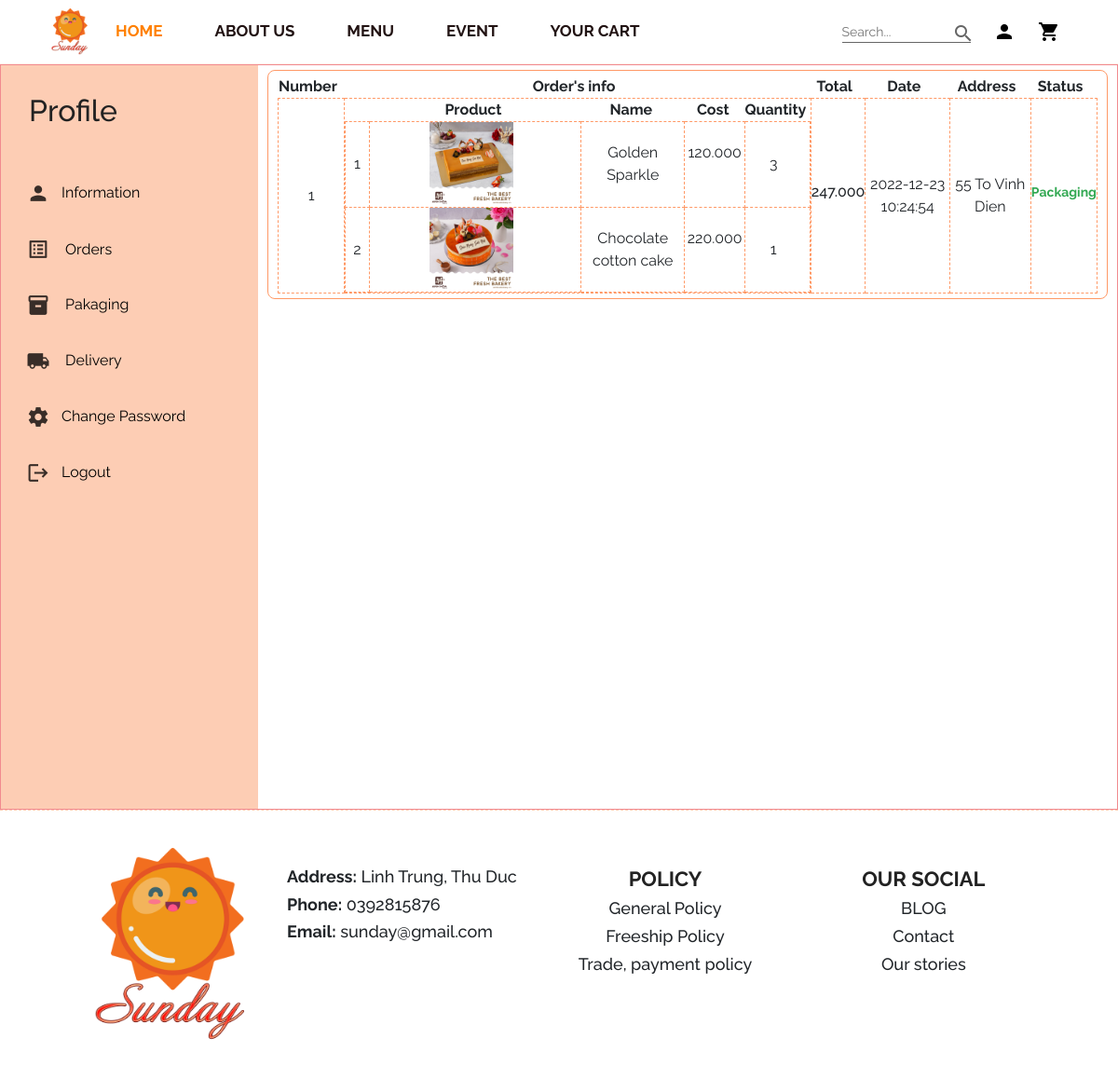
Page /userprofile.php?action=order1 (signed in) on the committed database.
### tables this page shows
CREATE TABLE `orders` (
  `Ord_ID` int(11) NOT NULL,
  `Ord_Address` varchar(500) NOT NULL,
  `Ord_Date` datetime NOT NULL,
  `Ord_Date_Done` datetime NOT NULL DEFAULT current_timestamp(),
  `Ord_Total` bigint(20) NOT NULL,
  `Ord_Status` int(11) NOT NULL DEFAULT 0,
  `Cus_ID` int(11) NOT NULL
);

CREATE TABLE `order_details` (
  `Ord_ID` int(11) NOT NULL,
  `Pro_ID` int(11) NOT NULL,
  `Ordd_Amount` int(11) NOT NULL
);

CREATE TABLE `products` (
  `Pro_ID` int(11) NOT NULL,
  `Pro_Img` varchar(1000) NOT NULL,
  `Pro_Type` varchar(1000) NOT NULL,
  `Pro_Name` varchar(1000) NOT NULL,
  `Pro_Price` bigint(20) NOT NULL,
  `Pro_Rate` int(5) NOT NULL,
  `Pro_Info` varchar(2000) NOT NULL,
  `Pro_View` bigint(20) NOT NULL DEFAULT 0
);

### user-order-2.php (the view, shortened to what this page needs)
<?php
    if(isset($_SESSION['login']))
    {
        $number = 1;
        $ID_Cus = $_SESSION['login']['Cus_ID'];
        $SQLOrder = "SELECT * FROM `orders`, `customer` WHERE `orders`.`Cus_ID` = `customer`.`Cus_ID` AND `orders`.`Ord_Status` = '1' AND `orders`.`Cus_ID` = '$ID_Cus'";
        $Order = $con->query($SQLOrder);
        $total = mysqli_num_rows($Order);
?> <div class="wrap-classes-2">
        <div class="pf-order">
            <?php
                if($total <= 0)
                {
                    echo '<h1 style="letter-spacing: 2px;">Empty</h1><br>';
                }
                else
                {
            ?>
                    <table align="center" id="loadorder">
                        <tr class="table-title" id="tired-row">
                        <th>Number&nbsp;&nbsp;</th>
                        <th>Order's info&nbsp;&nbsp;</th>
                        <th>Total&nbsp;&nbsp;</th>
                        <th>Date&nbsp;&nbsp;</th>
                        <th>Address&nbsp;&nbsp;</th>
                        <th>Status&nbsp;&nbsp;</th>
                    </tr>
                        <?php
                            while($row = $Order->fetch_array())
                            {
                        ?>
                                <tr class="table-content">
                                    <td><?= $number++ ?></td>
                                    <td>
                                        <table  >
                                        <tr class="table-title" id="tired-row">
                                            <th>&nbsp;</th>
                                            <th>Product&nbsp;</th>
                                            <th>Name&nbsp;</th>
                                            <th>Cost&nbsp;</th>
                                            <th>Quantity&nbsp;</th>
                                        </tr>
                                            <?php
                                                $num = 1;
                                                $ID_Order = $row['Ord_ID'];
                                                $SQLOrderDT = "SELECT * FROM `orders`, `order_details`, `products` WHERE `orders`.`Ord_ID` = `order_details`.`Ord_ID` AND `order_details`.`Pro_ID` = `products`.`Pro_ID` AND `orders`.`Ord_Status` = '1' AND `orders`.`Ord_ID` = '$ID_Order' AND `orders`.`Cus_ID` = '$ID_Cus'";
                                                $ODDT = $con->query($SQLOrderDT);
                                                while($row_1 = $ODDT->fetch_array())
                                                {
                                            ?>
                                                    <tr>
                                                        <td>
                                                        &nbsp;&nbsp;<?= $num++ ?>&nbsp;&nbsp;
                                                        </td>
                                                        <td>
                                                            <a href="Product_Detail.php?id=<?= $row_1['Pro_ID'] ?>" target="_blank"><img style="width: 40%; height: 40%; padding: 0;" src="<?= $row_1['Pro_Img'] ?>"></a>&nbsp;&nbsp;
                                                        </td>
                                                        <td>
                                                            <?= $row_1['Pro_Name'] ?>
                                                        </td>
                                                        <td>
                                                            <?= number_format($row_1['Pro_Price'], 0, ",", ".") ?> <small><strong><u></u></strong></small>&nbsp;&nbsp;
                                                        </td>
                                                        <td>
                                                            <?= $row_1['Ordd_Amount'] ?>&nbsp;&nbsp;
                                                        </td>
                                                    </tr>
                                            <?php
                                                }
                                            ?>
                                        </table>
                                    </td>
                                    <td>
                                        <h3 ><?= number_format($row['Ord_Total'], 0, ",", ".") ?> <small><strong><u></u></strong></small></h3>
                                    </td>
                                    <td>
                                        <?= $row['Ord_Date'] ?>
                                    </td>
                                    <td>
                                        <?= $row['Ord_Address'] ?>
                                    </td>
                                    <td>
                                        <h4 style="color: #32a852; font-weight: bolder;">Packaging</h4>
                                    </td>
                                </tr>
                        <?php
                            }
                        ?>
                    </table>
            <?php
                }
            ?>
        </div>
   </div>
<?php
    }
?>

### css/style.css (style rules this page uses)
* { margin: 0; padding: 0; box-sizing: border-box; font-family: 'Raleway'; }
:root a { color: black; text-decoration: none; }
h4 { font-size: 20px; color: #222; }
body, input { width: 100%; font-family: 'Raleway'; }
a { text-decoration: none; color: #000; transition: all 0.3s ease; }
.wrap-classes-2 { border: none; padding: 5px 10px; align-items: flex-start; width: 100%; height: 100%; display: flex; flex-direction: column; justify-content: flex-start; }
.pf-order { border: none; padding: 5px 10px; align-items: flex-start; width: 100%; display: flex; flex-direction: column; justify-content: flex-start; border-radius: 8px; border: 1px solid #ff9966; }
.pf-order #loadorder table th { font-weight: bold; font-size: 16px; }
.pf-order #loadorder table tr { margin-bottom: 20px; }
.pf-order h3 { font-size: 16px; }
.pf-order h4 { font-size: 14px; }
.pf-order table tr>td { border: 1px dashed #ff9966; }
.wrap-classes-2 table th { text-align: center; justify-content: center; }
.wrap-classes-2 table tr { text-align: center; justify-content: center; }

### rows in the picture
orders: Ord_Total "247.000", Ord_Date "2022-12-23 10:24:54", Ord_Address "55 To Vinh Dien"
order_details: Pro_ID.Pro_Img (picture), Pro_ID.Pro_Name "Golden Sparkle", Pro_ID.Pro_Price "120.000", Ordd_Amount "3"
order_details: Pro_ID.Pro_Img (picture), Pro_ID.Pro_Name "Chocolate cotton cake", Pro_ID.Pro_Price "220.000", Ordd_Amount "1"
